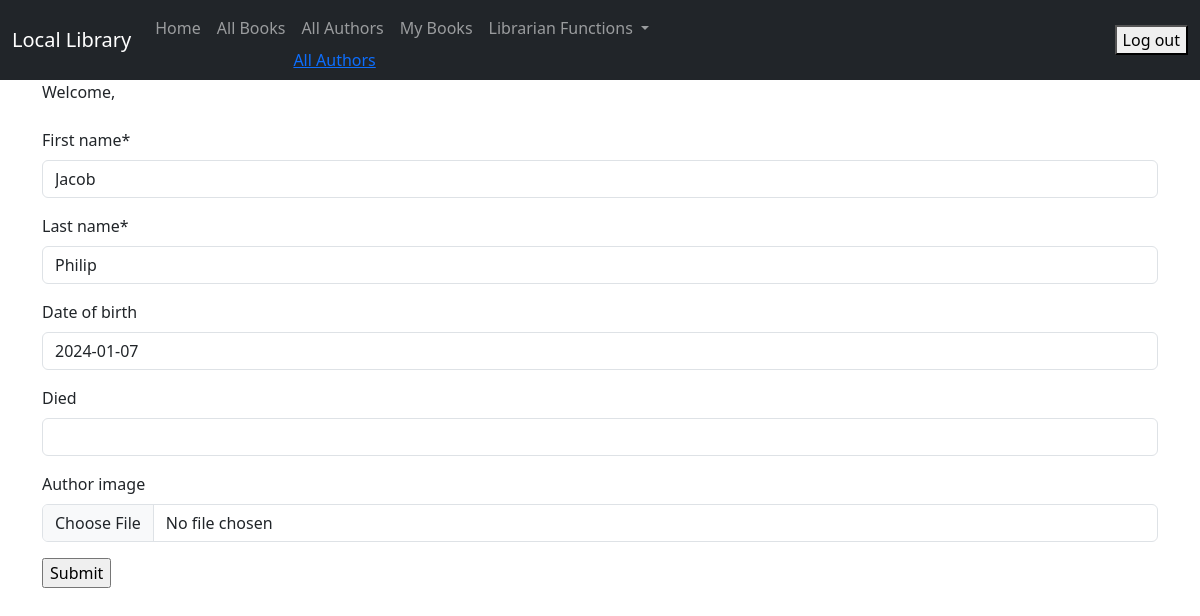
Screenshot of /author/1/update/ (signed in) with the database file from the repository.
### catalog/models.py (models this page shows, shortened)
class Author(models.Model):
    first_name = models.CharField(max_length=100)
    last_name = models.CharField(max_length=100)
    date_of_birth = models.DateField(null=True, blank=True)
    date_of_death = models.DateField('Died', null=True, blank=True)
    author_image = models.ImageField(upload_to='images/', null=True, blank=True)
    class Meta:
        ordering = ['last_name', 'first_name']

### catalog/views.py (the view, shortened to what this page needs)
# urls.py: path('author/<int:pk>/update/', views.AuthorUpdate.as_view(),
class AuthorUpdate(UpdateView):
    model = Author
    fields = ['first_name', 'last_name', 'date_of_birth', 'date_of_death', 'author_image']

### catalog/templates/catalog/author_form.html (shortened to what this page needs)
{% extends "catalog/base.html" %}
{% load crispy_forms_tags %}
{% load crispy_forms_filters %}
{% block content %}
    {% if perms.catalog.create_author or perms.catalog.edit_author %}
        <form action="" method="POST" enctype="multipart/form-data">
            {{ form|crispy }}
            <input type="submit" value="Submit"/>
        </form>
    {% else %}
        You do not have permission to access this feature
        <a href="{% url 'index' %}">Home</a>
    {% endif %}
{% endblock %}

### rows the page displays
Author: first_name "Jacob", last_name "Philip", date_of_birth "2024-01-07"
